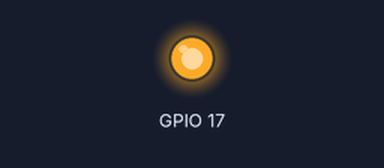
Bench run of a program on a simulated Raspberry Pi (BCM pin numbers), started with the arguments on 17. On the bench: output pins drawn as LEDs (lit = HIGH). What the program prints to the terminal is not drawn. At 0.0 s the program stops and its outputs stay as they are.

Above: at 0.1 s.
Timing chart, 0 to 1.5 s (numbered marks = the images above):
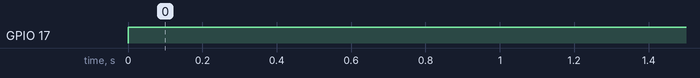

Measured:
- by itself, GPIO 17: LOW → HIGH at 0.00 s

The program:

gpio_onoff.py
```python
import sys
import RPi.GPIO as GPIO
GPIO.setmode(GPIO.BCM) # GPIO Numbers instead of board numbers
GPIO.setwarnings(False)

def on(PIN):
	GPIO.setup(PIN, GPIO.OUT) # GPIO Assign mode
	GPIO.output(PIN, GPIO.LOW) # out
	GPIO.output(PIN, GPIO.HIGH) # on

def off(PIN):
	GPIO.setup(PIN, GPIO.OUT) # GPIO Assign mode
        GPIO.output(PIN, GPIO.HIGH) # out
        GPIO.output(PIN, GPIO.LOW) # off


def main(state,PIN):
#	GPIO.setup(PIN, GPIO.OUT) # GPIO Assign mode
	if state == "on":
		print ("running on")
        	on(PIN)
	else:
        	if state == "off":
			print ("running off")
			off(PIN)

if __name__ == '__main__':
	state = sys.argv[1]
	PIN = int(sys.argv[2])
	main(state,PIN)

#GPIO.cleanup()
#sys.exit()
```
